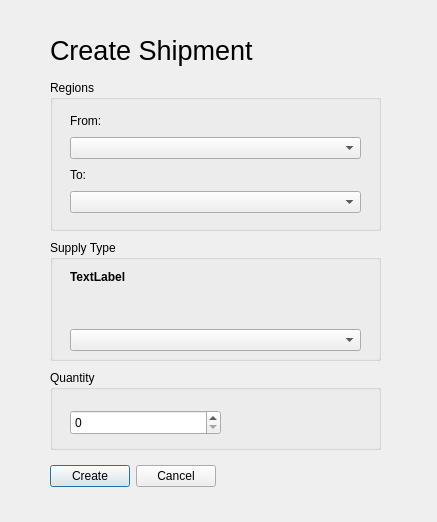
<?xml version="1.0" encoding="UTF-8"?>
<ui version="4.0">
 <class>CreateShipmentsWindow</class>
 <widget class="QDialog" name="CreateShipmentsWindow">
  <property name="geometry">
   <rect>
    <x>0</x>
    <y>0</y>
    <width>437</width>
    <height>522</height>
   </rect>
  </property>
  <property name="windowTitle">
   <string>Create Shipment</string>
  </property>
  <widget class="QLabel" name="label">
   <property name="geometry">
    <rect>
     <x>50</x>
     <y>20</y>
     <width>271</width>
     <height>61</height>
    </rect>
   </property>
   <property name="font">
    <font>
     <pointsize>20</pointsize>
    </font>
   </property>
   <property name="text">
    <string>Create Shipment</string>
   </property>
  </widget>
  <widget class="QGroupBox" name="groupBox">
   <property name="geometry">
    <rect>
     <x>50</x>
     <y>80</y>
     <width>331</width>
     <height>151</height>
    </rect>
   </property>
   <property name="title">
    <string>Regions</string>
   </property>
   <widget class="QWidget" name="layoutWidget">
    <property name="geometry">
     <rect>
      <x>20</x>
      <y>30</y>
      <width>291</width>
      <height>103</height>
     </rect>
    </property>
    <layout class="QVBoxLayout" name="verticalLayout">
     <item>
      <widget class="QLabel" name="label_2">
       <property name="text">
        <string>From:</string>
       </property>
      </widget>
     </item>
     <item>
      <widget class="QComboBox" name="comboBox"/>
     </item>
     <item>
      <widget class="QLabel" name="label_3">
       <property name="text">
        <string>To:</string>
       </property>
      </widget>
     </item>
     <item>
      <widget class="QComboBox" name="comboBox_2"/>
     </item>
    </layout>
   </widget>
  </widget>
  <widget class="QGroupBox" name="groupBox_2">
   <property name="geometry">
    <rect>
     <x>50</x>
     <y>240</y>
     <width>331</width>
     <height>121</height>
    </rect>
   </property>
   <property name="title">
    <string>Supply Type</string>
   </property>
   <widget class="QWidget" name="">
    <property name="geometry">
     <rect>
      <x>20</x>
      <y>30</y>
      <width>291</width>
      <height>81</height>
     </rect>
    </property>
    <layout class="QVBoxLayout" name="verticalLayout_2">
     <item>
      <widget class="QLabel" name="srcRegionSupplies">
       <property name="sizePolicy">
        <sizepolicy hsizetype="MinimumExpanding" vsizetype="Preferred">
         <horstretch>0</horstretch>
         <verstretch>0</verstretch>
        </sizepolicy>
       </property>
       <property name="font">
        <font>
         <weight>75</weight>
         <bold>true</bold>
        </font>
       </property>
       <property name="text">
        <string>TextLabel</string>
       </property>
       <property name="alignment">
        <set>Qt::AlignLeading|Qt::AlignLeft|Qt::AlignTop</set>
       </property>
       <property name="wordWrap">
        <bool>true</bool>
       </property>
      </widget>
     </item>
     <item>
      <widget class="QComboBox" name="comboBox_3"/>
     </item>
    </layout>
   </widget>
  </widget>
  <widget class="QGroupBox" name="groupBox_3">
   <property name="geometry">
    <rect>
     <x>50</x>
     <y>370</y>
     <width>331</width>
     <height>80</height>
    </rect>
   </property>
   <property name="title">
    <string>Quantity</string>
   </property>
   <widget class="QSpinBox" name="spinBox">
    <property name="geometry">
     <rect>
      <x>20</x>
      <y>40</y>
      <width>151</width>
      <height>25</height>
     </rect>
    </property>
    <property name="maximum">
     <number>99999</number>
    </property>
   </widget>
  </widget>
  <widget class="QWidget" name="layoutWidget">
   <property name="geometry">
    <rect>
     <x>50</x>
     <y>460</y>
     <width>166</width>
     <height>32</height>
    </rect>
   </property>
   <layout class="QHBoxLayout" name="horizontalLayout">
    <item>
     <widget class="QPushButton" name="pushButton">
      <property name="text">
       <string>Create</string>
      </property>
     </widget>
    </item>
    <item>
     <widget class="QPushButton" name="pushButton_2">
      <property name="text">
       <string>Cancel</string>
      </property>
     </widget>
    </item>
   </layout>
  </widget>
 </widget>
 <resources/>
 <connections>
  <connection>
   <sender>pushButton</sender>
   <signal>clicked()</signal>
   <receiver>CreateShipmentsWindow</receiver>
   <slot>CreateShipmentsWindowSubmitButtonHandler()</slot>
   <hints>
    <hint type="sourcelabel">
     <x>132</x>
     <y>460</y>
    </hint>
    <hint type="destinationlabel">
     <x>180</x>
     <y>391</y>
    </hint>
   </hints>
  </connection>
  <connection>
   <sender>pushButton_2</sender>
   <signal>clicked()</signal>
   <receiver>CreateShipmentsWindow</receiver>
   <slot>CreateShipmentsWindowCancelButtonHandler()</slot>
   <hints>
    <hint type="sourcelabel">
     <x>215</x>
     <y>460</y>
    </hint>
    <hint type="destinationlabel">
     <x>407</x>
     <y>399</y>
    </hint>
   </hints>
  </connection>
  <connection>
   <sender>comboBox</sender>
   <signal>currentIndexChanged(int)</signal>
   <receiver>CreateShipmentsWindow</receiver>
   <slot>notifyUser()</slot>
   <hints>
    <hint type="sourcelabel">
     <x>245</x>
     <y>147</y>
    </hint>
    <hint type="destinationlabel">
     <x>409</x>
     <y>176</y>
    </hint>
   </hints>
  </connection>
  <connection>
   <sender>comboBox_3</sender>
   <signal>currentIndexChanged(int)</signal>
   <receiver>CreateShipmentsWindow</receiver>
   <slot>notifyUser()</slot>
   <hints>
    <hint type="sourcelabel">
     <x>315</x>
     <y>311</y>
    </hint>
    <hint type="destinationlabel">
     <x>404</x>
     <y>299</y>
    </hint>
   </hints>
  </connection>
 </connections>
 <slots>
  <slot>CreateShipmentsWindowSubmitButtonHandler()</slot>
  <slot>CreateShipmentsWindowCancelButtonHandler()</slot>
  <slot>notifyUser()</slot>
 </slots>
</ui>
